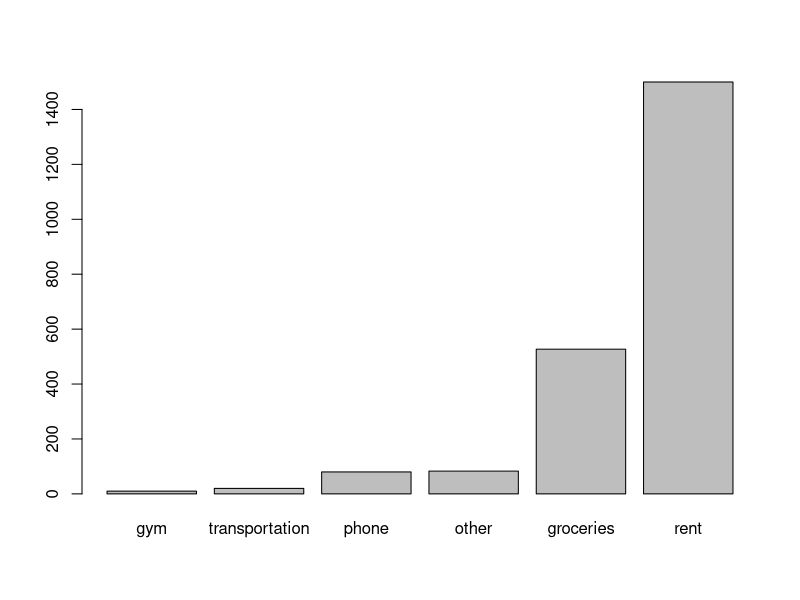

R code for this plot:
## ---- chunk 1
knitr::opts_chunk$set(echo = TRUE)
## ---- chunk 2
phone <- 80
transportation <- 20
groceries <- 527
gym <- 10
rent <- 1500
other <- 83
total <- phone + transportation + gym + rent +other +groceries
semesterTotal <- total * 5
yearTotal <- semesterTotal * 2
expenses <- c(phone, transportation, groceries, gym, rent, other)
sortedExpenses <- sort(expenses)
list <- c("gym", "transportation", "phone", "other", "groceries", "rent")
barplot(sortedExpenses, names.arg = list)
## ---- chunk 3
a <- 3
b <- 4
hyp <- sqrt((a^2) + (b^2))
hyp
## ---- chunk 4
n <- 5
k <- 2
p <- 0.5
factChoose <- factorial(n)/(factorial(k)*factorial(n-k))
factChoose
## ---- chunk 5
binomial <- factChoose*(p^k)*((1-p)^(n-k))
binomial
## ---- chunk 6
chooseBinomial <- choose(n, k)*(p^k)*((1-p)^(n-k))
chooseBinomial
## ---- chunk 7
n <- 10
k <- 3
p <- 0.2
diceBinomial <- choose(n, k)*(p^k)*((1-p)^(n-k))
diceBinomial
## ---- chunk 8
dbinom(2, 5, 0.5) #2 Heads in 5 Coin Flips
dbinom(3, 3, 0.2) #3 Sixes in 3 Dice Rolls
dbinom(3, 10, 0.2) #3 Sixes in 10 Dice Rolls (in case that was a typo on the assignment prompt)
## ---- chunk 9
#I would just change the p to be 0.35.
n <- 5
k <- 2
p <- 0.35
modifiedBinomial <- choose(n, k)*(p^k)*((1-p)^(n-k))
modifiedBinomial
## ---- chunk 10
dbinom(3, 5, 0.35)
